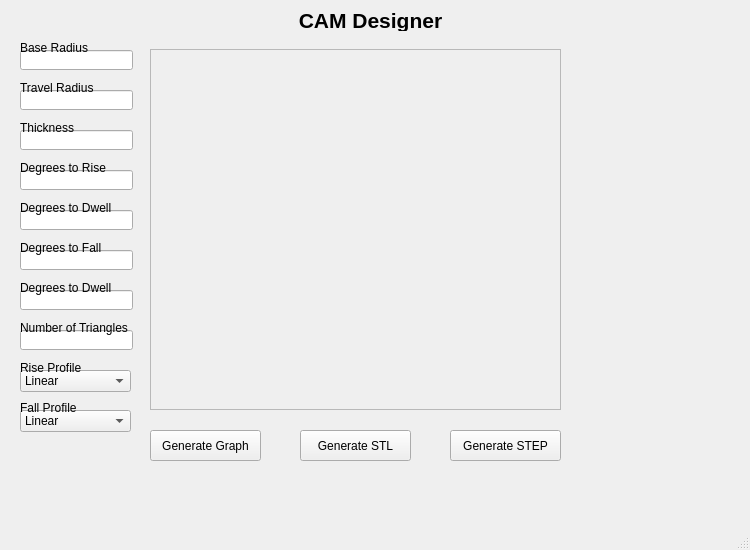
<?xml version="1.0" encoding="UTF-8"?>
<ui version="4.0">
 <class>MainWindow</class>
 <widget class="QMainWindow" name="MainWindow">
  <property name="geometry">
   <rect>
    <x>0</x>
    <y>0</y>
    <width>750</width>
    <height>550</height>
   </rect>
  </property>
  <property name="windowTitle">
   <string>MainWindow</string>
  </property>
  <property name="styleSheet">
   <string notr="true"/>
  </property>
  <widget class="QWidget" name="centralwidget">
   <widget class="QLineEdit" name="Thickness">
    <property name="geometry">
     <rect>
      <x>20</x>
      <y>130</y>
      <width>113</width>
      <height>20</height>
     </rect>
    </property>
   </widget>
   <widget class="QLineEdit" name="D1">
    <property name="geometry">
     <rect>
      <x>20</x>
      <y>170</y>
      <width>113</width>
      <height>20</height>
     </rect>
    </property>
   </widget>
   <widget class="QLineEdit" name="D2">
    <property name="geometry">
     <rect>
      <x>20</x>
      <y>210</y>
      <width>113</width>
      <height>20</height>
     </rect>
    </property>
   </widget>
   <widget class="QLineEdit" name="D3">
    <property name="geometry">
     <rect>
      <x>20</x>
      <y>250</y>
      <width>113</width>
      <height>20</height>
     </rect>
    </property>
   </widget>
   <widget class="QLineEdit" name="D4">
    <property name="geometry">
     <rect>
      <x>20</x>
      <y>290</y>
      <width>113</width>
      <height>20</height>
     </rect>
    </property>
   </widget>
   <widget class="QLineEdit" name="Tri">
    <property name="geometry">
     <rect>
      <x>20</x>
      <y>330</y>
      <width>113</width>
      <height>20</height>
     </rect>
    </property>
   </widget>
   <widget class="QLineEdit" name="TR">
    <property name="geometry">
     <rect>
      <x>20</x>
      <y>90</y>
      <width>113</width>
      <height>20</height>
     </rect>
    </property>
   </widget>
   <widget class="QLineEdit" name="BR">
    <property name="geometry">
     <rect>
      <x>20</x>
      <y>50</y>
      <width>113</width>
      <height>20</height>
     </rect>
    </property>
   </widget>
   <widget class="QLabel" name="label">
    <property name="geometry">
     <rect>
      <x>20</x>
      <y>40</y>
      <width>111</width>
      <height>16</height>
     </rect>
    </property>
    <property name="text">
     <string>Base Radius</string>
    </property>
   </widget>
   <widget class="QLabel" name="label_2">
    <property name="geometry">
     <rect>
      <x>20</x>
      <y>80</y>
      <width>111</width>
      <height>16</height>
     </rect>
    </property>
    <property name="text">
     <string>Travel Radius</string>
    </property>
   </widget>
   <widget class="QLabel" name="label_3">
    <property name="geometry">
     <rect>
      <x>20</x>
      <y>120</y>
      <width>111</width>
      <height>16</height>
     </rect>
    </property>
    <property name="text">
     <string>Thickness</string>
    </property>
   </widget>
   <widget class="QLabel" name="label_4">
    <property name="geometry">
     <rect>
      <x>20</x>
      <y>160</y>
      <width>111</width>
      <height>16</height>
     </rect>
    </property>
    <property name="text">
     <string>Degrees to Rise</string>
    </property>
   </widget>
   <widget class="QLabel" name="label_5">
    <property name="geometry">
     <rect>
      <x>20</x>
      <y>200</y>
      <width>111</width>
      <height>16</height>
     </rect>
    </property>
    <property name="text">
     <string>Degrees to Dwell</string>
    </property>
   </widget>
   <widget class="QLabel" name="label_6">
    <property name="geometry">
     <rect>
      <x>20</x>
      <y>240</y>
      <width>111</width>
      <height>16</height>
     </rect>
    </property>
    <property name="text">
     <string>Degrees to Fall</string>
    </property>
   </widget>
   <widget class="QLabel" name="label_7">
    <property name="geometry">
     <rect>
      <x>20</x>
      <y>280</y>
      <width>111</width>
      <height>16</height>
     </rect>
    </property>
    <property name="text">
     <string>Degrees to Dwell</string>
    </property>
   </widget>
   <widget class="QLabel" name="label_8">
    <property name="geometry">
     <rect>
      <x>20</x>
      <y>320</y>
      <width>111</width>
      <height>16</height>
     </rect>
    </property>
    <property name="text">
     <string>Number of Triangles</string>
    </property>
   </widget>
   <widget class="QPushButton" name="GraphBot">
    <property name="geometry">
     <rect>
      <x>150</x>
      <y>430</y>
      <width>111</width>
      <height>31</height>
     </rect>
    </property>
    <property name="cursor">
     <cursorShape>PointingHandCursor</cursorShape>
    </property>
    <property name="text">
     <string>Generate Graph</string>
    </property>
   </widget>
   <widget class="QLabel" name="label_9">
    <property name="geometry">
     <rect>
      <x>10</x>
      <y>10</y>
      <width>721</width>
      <height>21</height>
     </rect>
    </property>
    <property name="font">
     <font>
      <pointsize>16</pointsize>
      <weight>75</weight>
      <bold>true</bold>
      <kerning>true</kerning>
     </font>
    </property>
    <property name="text">
     <string>CAM Designer</string>
    </property>
    <property name="scaledContents">
     <bool>true</bool>
    </property>
    <property name="alignment">
     <set>Qt::AlignCenter</set>
    </property>
   </widget>
   <widget class="QPushButton" name="STLBot">
    <property name="geometry">
     <rect>
      <x>300</x>
      <y>430</y>
      <width>111</width>
      <height>31</height>
     </rect>
    </property>
    <property name="cursor">
     <cursorShape>PointingHandCursor</cursorShape>
    </property>
    <property name="text">
     <string>Generate STL</string>
    </property>
   </widget>
   <widget class="QComboBox" name="RiseProfile">
    <property name="geometry">
     <rect>
      <x>20</x>
      <y>370</y>
      <width>111</width>
      <height>22</height>
     </rect>
    </property>
    <item>
     <property name="text">
      <string>Linear</string>
     </property>
    </item>
    <item>
     <property name="text">
      <string>Parabolic</string>
     </property>
    </item>
    <item>
     <property name="text">
      <string>Harmonic</string>
     </property>
    </item>
    <item>
     <property name="text">
      <string>Cycloidal</string>
     </property>
    </item>
   </widget>
   <widget class="QLabel" name="label_10">
    <property name="geometry">
     <rect>
      <x>20</x>
      <y>360</y>
      <width>111</width>
      <height>16</height>
     </rect>
    </property>
    <property name="text">
     <string>Rise Profile</string>
    </property>
   </widget>
   <widget class="QComboBox" name="FallProfile">
    <property name="geometry">
     <rect>
      <x>20</x>
      <y>410</y>
      <width>111</width>
      <height>22</height>
     </rect>
    </property>
    <item>
     <property name="text">
      <string>Linear</string>
     </property>
    </item>
    <item>
     <property name="text">
      <string>Parabolic</string>
     </property>
    </item>
    <item>
     <property name="text">
      <string>Harmonic</string>
     </property>
    </item>
    <item>
     <property name="text">
      <string>Cycloidal</string>
     </property>
    </item>
   </widget>
   <widget class="QLabel" name="label_11">
    <property name="geometry">
     <rect>
      <x>20</x>
      <y>400</y>
      <width>111</width>
      <height>16</height>
     </rect>
    </property>
    <property name="text">
     <string>Fall Profile</string>
    </property>
   </widget>
   <widget class="QPushButton" name="STEPBot">
    <property name="geometry">
     <rect>
      <x>450</x>
      <y>430</y>
      <width>111</width>
      <height>31</height>
     </rect>
    </property>
    <property name="cursor">
     <cursorShape>PointingHandCursor</cursorShape>
    </property>
    <property name="text">
     <string>Generate STEP</string>
    </property>
   </widget>
   <widget class="QFrame" name="CAMPlot">
    <property name="geometry">
     <rect>
      <x>150</x>
      <y>49</y>
      <width>411</width>
      <height>361</height>
     </rect>
    </property>
    <property name="sizePolicy">
     <sizepolicy hsizetype="Fixed" vsizetype="Fixed">
      <horstretch>0</horstretch>
      <verstretch>0</verstretch>
     </sizepolicy>
    </property>
    <property name="frameShape">
     <enum>QFrame::StyledPanel</enum>
    </property>
    <property name="frameShadow">
     <enum>QFrame::Raised</enum>
    </property>
   </widget>
  </widget>
  <widget class="QMenuBar" name="menubar">
   <property name="geometry">
    <rect>
     <x>0</x>
     <y>0</y>
     <width>750</width>
     <height>20</height>
    </rect>
   </property>
  </widget>
  <widget class="QStatusBar" name="statusbar"/>
 </widget>
 <resources/>
 <connections/>
</ui>
